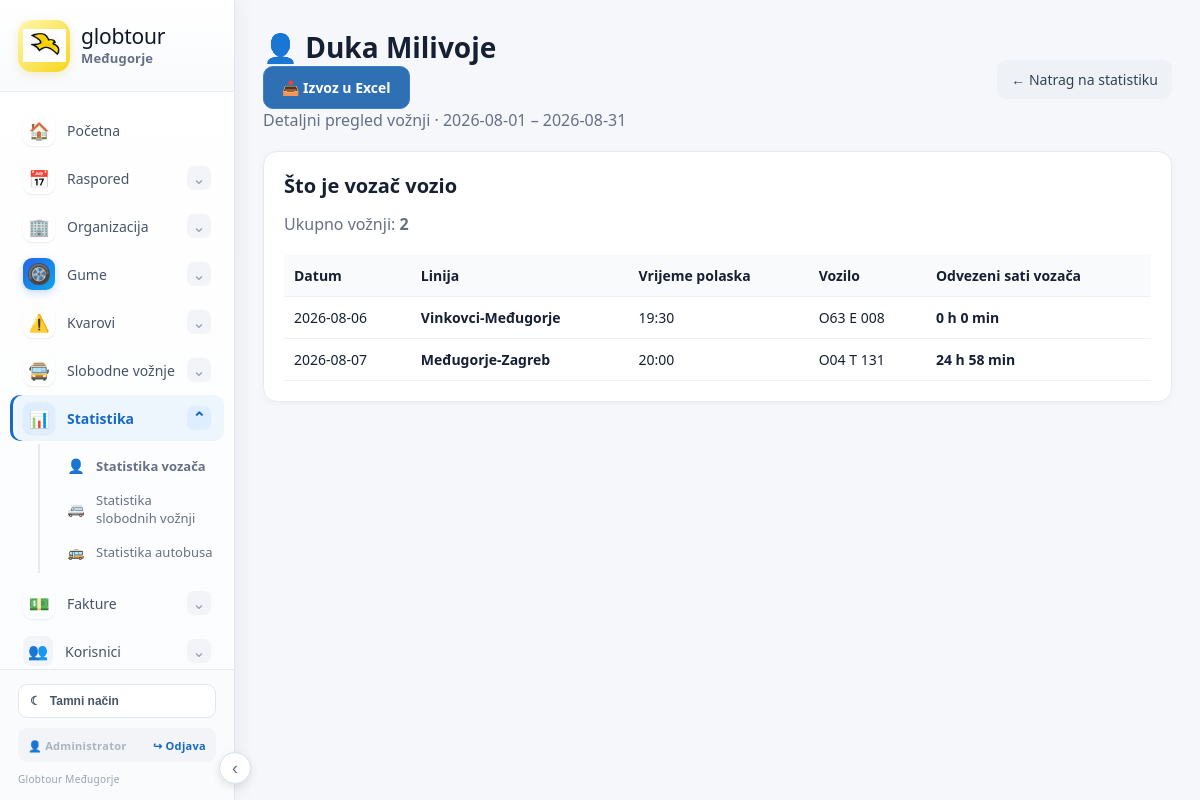
The page /statistika/vozac?driver=Duka+Milivoje&date_from=2026-08-01&date_to=2026-08-31 (signed in) on the database its author committed.
### tables this page shows
CREATE TABLE users (
        id INTEGER PRIMARY KEY AUTOINCREMENT,
        username TEXT UNIQUE NOT NULL,
        password_hash TEXT NOT NULL,
        full_name TEXT,
        role TEXT NOT NULL DEFAULT 'user',
        permissions TEXT DEFAULT '',
        active INTEGER NOT NULL DEFAULT 1
    );

CREATE TABLE schedules (id INTEGER PRIMARY KEY AUTOINCREMENT,date TEXT NOT NULL,line TEXT NOT NULL,time TEXT,driver1 TEXT,driver2 TEXT,vehicle TEXT,note TEXT,group_name TEXT, source_date TEXT, is_return INTEGER NOT NULL DEFAULT 0, return_of INTEGER, hidden_from_schedule INTEGER NOT NULL DEFAULT 0);

### app.py (the view)
@permission_required("schedule_view")
@app.route("/statistika/vozac")
def driver_statistics_detail():
    from datetime import datetime
    name=request.args.get("driver","").strip()
    date_from=request.args.get("date_from","").strip() or date.today().replace(day=1).isoformat()
    date_to=request.args.get("date_to","").strip() or date.today().isoformat() or date.today().isoformat()
    if not name:
        return redirect(url_for("driver_statistics", date_from=date_from, date_to=date_to))
    c=db()
    try:
        rows=c.execute("SELECT * FROM schedules ORDER BY date,id").fetchall()
        try:
            lines=c.execute("SELECT * FROM lines").fetchall()
        except Exception:
            lines=[]
    finally:
        c.close()
    line_map={}
    for ln in lines:
        try:
            line_map[(ln["name"] or "").strip()]=ln
        except Exception:
            pass
    result=[]
    for r in rows:
        keys=r.keys()
        raw_date=next((r[col] for col in ("date","work_date","schedule_date","datum")
                       if col in keys and r[col]), None)
        if not raw_date:
            continue
        work_date=str(raw_date)[:10]
        if work_date < date_from or work_date > date_to:
            continue
        assigned=[]
        for col in ("driver","driver1","driver2","vozac","vozac1","vozac2"):
            if col in keys and r[col]:
                n=str(r[col]).strip()
                if n and n not in assigned:
                    assigned.append(n)
        if name not in assigned:
            continue
        relation=next((str(r[col]).strip() for col in ("line","line_name","relation","route")
                       if col in keys and r[col]), "")
        line_row=line_map.get(relation)
        minutes=0
        for col in ("duration_total_minutes","duration_minutes","duration_min","minutes"):
            if col in keys and r[col] not in (None,""):
                try:
                    minutes=float(r[col]); break
                except Exception:
                    pass
        if not minutes and line_row:
            lkeys=line_row.keys()
            if "duration_hours_int" in lkeys or "duration_minutes" in lkeys:
                try:
                    minutes=float(line_row["duration_hours_int"] or 0)*60 + float(line_row["duration_minutes"] or 0)
                except Exception:
                    minutes=0
            if not minutes:
                for col in ("duration_hours","duration"):
                    if col in lkeys and line_row[col] not in (None,""):
                        try:
                            minutes=float(line_row[col])*60; break
                        except Exception:
                            pass
        share=minutes/len(assigned) if assigned else 0
        time_value=next((str(r[col] or "") for col in ("time","departure","departure_time")
                         if col in keys), "")
        vehicle=next((str(r[col] or "") for col in ("vehicle","bus","registration")
                      if col in keys), "")
        result.append({
            "date": work_date,
            "line": relation,
            "time": time_value,
            "vehicle": vehicle,
            "driver_time_text": f"{int(round(share))//60} h {int(round(share))%60} min"
        })
    result.sort(key=lambda x:(x["date"], x["time"], x["line"]))
    return render_template("statistics_driver.html", driver=name, rows=result,
                           date_from=date_from, date_to=date_to)

### app.py (called while the page is built, shortened)
@app.context_processor
def inject_today():
 return {'today':date.today().isoformat()}

def db():
 ensure_return_schema()
 c=sqlite3.connect(DB); c.row_factory=sqlite3.Row
 seed_known_line_durations(c)
 return c

@app.context_processor
def customer_select_options():
    try:
        c=db()
        rows=c.execute("SELECT id,name,id_number,vat_number,address,city,country,contact_person,phone,email,note FROM customers WHERE COALESCE(active,'Da')!='Ne' ORDER BY name COLLATE NOCASE").fetchall()
        c.close()
    except Exception:
        rows=[]
    return {"customer_rows":rows, "free_ride_customer_options":rows}

@app.context_processor
def inject_customer_lookup():
    def customer_by_name(name):
        return _customer_data(name)
    return {"customer_by_name":customer_by_name}

@app.context_processor
def inject_customers():
    try:
        c=db()
        rows=c.execute("SELECT name FROM customers WHERE COALESCE(active,'Da')!='Ne' ORDER BY name").fetchall()
        c.close()
    except Exception:
        rows=[]
    return {"customer_rows":rows}

@app.context_processor
def ctx(): return {"today":date.today().isoformat()}

def auth_user():
    uid=session.get("user_id")
    if not uid:
        return None
    try:
        c=db()
        row=c.execute("SELECT * FROM users WHERE id=? AND active=1",(uid,)).fetchone()
        c.close()
        return row
    except Exception:
        return None

def has_permission(user, key):
    if user is None:
        return False
    try:
        role=str(user["role"] or "").strip().lower()
        permissions=str(user["permissions"] or "")
        if role == "admin" or permissions.strip() == "*":
            return True
    except Exception:
        return False

@app.context_processor
def auth_context():
    return {"current_user": auth_user(), "has_permission": has_permission}

@app.before_request
def auth_guard():
    endpoint=request.endpoint or ""
    if endpoint in ("login", "static"):
        return None
    if not session.get("user_id"):
        return redirect(url_for("login"))
    return None

### templates/statistics_driver.html
{% extends "base.html" %}{% block content %}
<div class="title">
  <div><h1>👤 {{driver}}</h1><a class="btn secondary"  href="{{ url_for('driver_statistics_detail_excel', driver=driver, date_from=date_from, date_to=date_to) }}">📥 Izvoz u Excel</a><div class="muted">Detaljni pregled vožnji · {{date_from}} – {{date_to}}</div></div>
  <a class="btn secondary" href="/statistika?date_from={{date_from}}&date_to={{date_to}}">← Natrag na statistiku</a>
</div>
<div class="panel">
  <div class="title"><div><h2>Što je vozač vozio</h2><div class="muted">Ukupno vožnji: <strong>{{rows|length}}</strong></div></div></div>
  <table>
    <tr><th>Datum</th><th>Linija</th><th>Vrijeme polaska</th><th>Vozilo</th><th>Odvezeni sati vozača</th></tr>
    {% for r in rows %}
    <tr><td>{{r["date"]}}</td><td><strong>{{r["line"]}}</strong></td><td>{{r["time"]}}</td><td>{{r["vehicle"]}}</td><td><strong>{{r["driver_time_text"]}}</strong></td></tr>
    {% else %}
    <tr><td colspan="5" style="text-align:center;padding:28px">Nema vožnji za odabrani period.</td></tr>
    {% endfor %}
  </table>
</div>
{% endblock %}

### templates/base.html (shortened to what this page needs)
<!doctype html><html lang="hr"><head><meta charset="utf-8"><meta name="viewport" content="width=device-width,initial-scale=1"><title>Globtour Međugorje</title><link rel="stylesheet" href="{{url_for('static',filename='style.css')}}">
</head><body>
<aside class="sidebar">
  <div class="sidebar-brand">
    <a href="/" class="brand">
      <span class="brand-logo"><img src="{{url_for('static',filename='globtour-bird.png')}}" alt="Globtour"></span>
      <span class="brand-text"><span>globtour</span><strong>Međugorje</strong></span>
    </a>
  </div>
  <nav class="side-nav">
    <a class="side-link" href="/"><span class="side-icon main-nav-icon">🏠</span><span>Početna</span></a>
    <details class="side-group">
      <summary><span class="side-icon main-nav-icon">📅</span><span>Raspored</span><span class="chevron">⌄</span></summary>
    </details>
    <details class="side-group">
      <summary><span class="side-icon main-nav-icon">🏢</span><span>Organizacija</span><span class="chevron">⌄</span></summary>
    </details>
    <details class="side-group">
      <summary><span class="side-icon main-nav-icon tire-modern-icon">🛞</span><span>Gume</span><span class="chevron">⌄</span></summary>
    </details>
    {% if has_permission(current_user,"breakdowns_view") %}
<details class="side-group" {% if request.path.startswith('/kvarovi') %}open{% endif %}>
  <summary>
    <span class="side-icon main-nav-icon">⚠️</span>
    <span>Kvarovi</span>
    <span class="chevron">⌄</span>
  </summary>
</details>
{% endif %}
    <details class="side-group" {% if request.path.startswith('/slobodne-voznje') %}open{% endif %}>
      <summary><span class="side-icon main-nav-icon">🚍</span><span>Slobodne vožnje</span><span class="chevron">⌄</span></summary>
    </details>
    <details class="side-group" {% if request.path.startswith('/statistika') %}open{% endif %}>
      <summary><span class="side-icon main-nav-icon">📊</span><span>Statistika</span><span class="chevron">⌄</span></summary>
      <div class="side-sub">
        <a href="/statistika"><span class="sub-icon">👤</span>Statistika vozača</a>
        {% if has_permission(current_user,"free_rides_view") %}<a href="/statistika/slobodne-voznje"><span class="sub-icon">🚐</span>Statistika slobodnih vožnji</a>{% endif %}
        <a href="/statistika/autobusi"><span class="sub-icon">🚌</span>Statistika autobusa</a>
      </div>
    </details>
    <details class="side-group" {% if request.path.startswith('/predracuni') or request.path.startswith('/c-fakture') %}open{% endif %}>
      <summary><span class="side-icon main-nav-icon">💵</span><span>Fakture</span><span class="chevron">⌄</span></summary>
    </details>
    <details class="side-group">
      <summary><span class="side-icon">👥</span><span>Korisnici</span><span class="chevron">⌄</span></summary>
    </details>
  </nav>
  <div class="sidebar-bottom">
    <button class="theme-toggle" type="button" onclick="toggleTheme()" aria-label="Promijeni temu">
      <span id="theme-icon">☾</span><span id="theme-label">Tamni način</span>
    </button>
    <div class="account-box">
      <span class="account-name">👤 {% if current_user %}{{current_user["full_name"] or current_user["username"]}}{% else %}Korisnik{% endif %}</span>
      <a class="logout-link" href="/logout">↪ Odjava</a>
    </div>
    <span class="sidebar-copy">Globtour Međugorje</span>
  </div>
</aside>
<button class="sidebar-toggle" type="button" onclick="toggleSidebar()" aria-label="Sakrij izbornik">‹</button>
<main class="wrap">{% with messages=get_flashed_messages(with_categories=true) %}{% for cat,msg in messages %}<div class="alert alert-{{cat}}">{{msg}}</div>{% endfor %}{% endwith %}{% block content %}{% endblock %}</main>
</body></html>

### templates/base.html (style rules this page uses)
a.btn.excel-export-btn, button.btn.excel-export-btn, a[href*="excel"].btn, button[data-export="excel"] { display:inline-flex !important; align-items:center !important; gap:8px !important; padding:11px 18px !important; border-radius:10px !important; background:#2f6fb3 !important; color:#fff !important; border:1px solid #3f80c5 !important; font-weight:600 !important; text-decoration:none !important; box-shadow:none !important; }

### rows shown on the page
users: full_name "Administrator"
schedules: date "2026-08-06", line "Vinkovci-Međugorje", time "19:30", vehicle "O63 E 008", driver_time_text "0 h 0 min"
schedules: date "2026-08-07", line "Međugorje-Zagreb", time "20:00", vehicle "O04 T 131", driver_time_text "24 h 58 min"

### other values the page prints
{{ driver }} "Duka Milivoje"
{{ date_from }} "2026-08-01"
{{ date_to }} "2026-08-31"
{{ rows|length }} "2"
